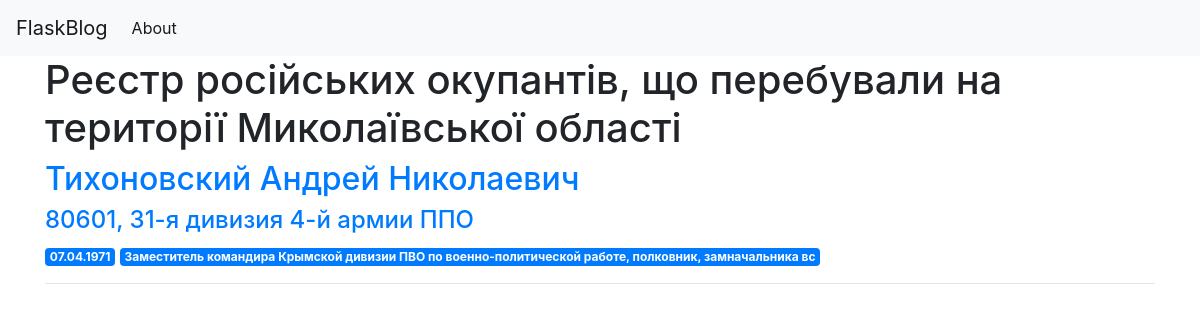
/unit/80601, 31-я дивизия 4-й армии ППО, run on an earlier commit of the app's database.
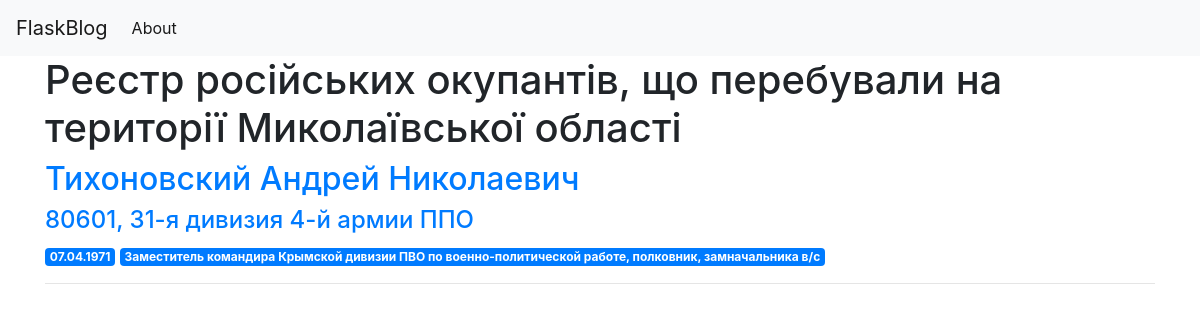
And on a later commit of the database.
### tables this page shows
CREATE TABLE posts (
        id INTEGER PRIMARY KEY AUTOINCREMENT,
        created TIMESTAMP NOT NULL DEFAULT CURRENT_TIMESTAMP,
        FIO TEXT,
        DOB TEXT,
        Position TEXT,
        Unit TEXT,
        Passport TEXT,
        Passport_Issue_Date TEXT,
        Issued_By TEXT,
        Taxpayer_Number TEXT,
        Social_Security_Number TEXT,
        Address TEXT,
        Phone_Number TEXT,
        Social_Media TEXT,
        Email TEXT,
        Status TEXT,
        Verified TEXT,
        Source TEXT,
        Image_File TEXT
    );

### app.py (the view)
@app.route('/unit/<post_unit>')
def unit(post_unit):
    print(f"Requested Post Units are: {post_unit}")
    units = get_unit(post_unit)
    return render_template('index.html', posts=units)

### app.py (called while the page is built)
def get_db_connection():
    conn = sqlite3.connect(db)
    conn.row_factory = sqlite3.Row
    return conn

def get_unit(post_unit):
    conn = get_db_connection()
    units = conn.execute('SELECT * FROM posts WHERE Unit = ?',
                        (post_unit,)).fetchall()
    conn.close()
    if units is None:
        abort(404)
    return units

### templates/index.html
{% extends 'base.html' %}
{% block content %}
    <h1>{% block title %} Реєстр російських окупантів, що перебували на території Миколаївської області {% endblock %}</h1>
    {% for post in posts %}
        <a href="{{ url_for('post', post_id=post['id'])}}">
            <h2>{{ post['FIO'] }}</h2>
        </a>
        <a href="{{ url_for('unit', post_unit=post['Unit'])}}">
            <h4>{{ post['Unit'] }}</h4>
        </a>
        <span class="badge badge-primary">{{ post['DOB'] }}</span>
        <span class="badge badge-primary">{{ post['Position'] }}</span>
        <hr>
    {% endfor %}
{% endblock %}

What changed in the data, as far as the page shows it:
changed posts "Тихоновский Андрей Николаевич": Position "Заместитель командира Крымской дивизии ПВО по военно-политической работе, полковник, замначальника вс" → "Заместитель командира Крымской дивизии ПВО по военно-политической работе, полковник, замначальника в/с"
